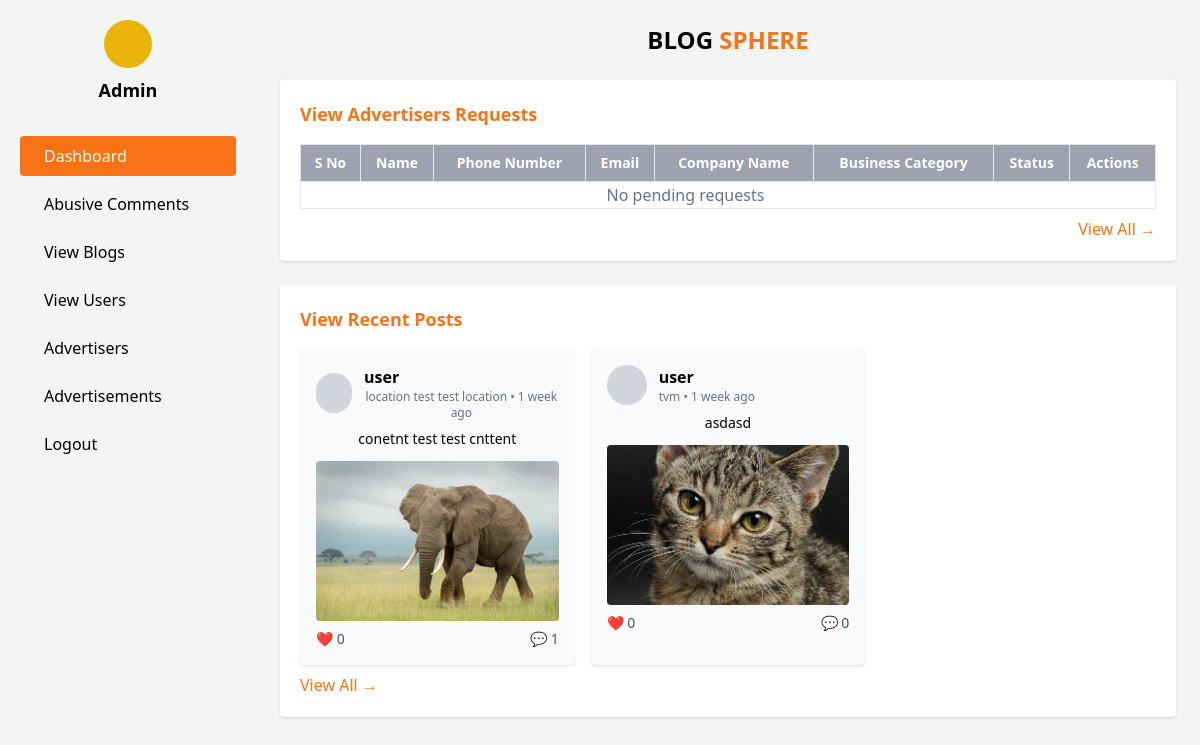
The page /admin_panel/dashboard/ (signed in) on the database its author committed.
### posts/models.py (models this page shows, shortened)
class Post(models.Model):
    user = models.ForeignKey(User, on_delete=models.CASCADE)
    title = models.CharField(max_length=255, blank=True)
    content = models.TextField(blank=True)
    location = models.CharField(max_length=255, blank=True)
    image = models.ImageField(upload_to='post_images/', blank=True, null=True)
    created_at = models.DateTimeField(auto_now_add=True)

### account/models.py (models this page shows)
class User(AbstractUser):
    USER_TYPE_CHOICES = (
        ('normal', 'Normal User'),
        ('advertiser', 'Advertiser'),
    )
    user_type = models.CharField(max_length=20, choices=USER_TYPE_CHOICES, default='normal')

### admin_panel/views.py (the view)
# urls.py: path('dashboard/', views.admin_dashboard, name='admin_dashboard'),
@never_cache
@login_required
@user_passes_test(is_admin)
def admin_dashboard(request):
    advertisers = User.objects.filter(is_active=False, user_type='advertiser')
    recent_posts = Post.objects.order_by('-created_at')[:3]
    return render(request, 'admin_panel/admin_dashboard.html', {'advertisers': advertisers, 'recent_posts': recent_posts})

### admin_panel/views.py (called while the page is built)
def is_admin(user):
    return user.is_superuser

### admin_panel/templates/admin_panel/admin_dashboard.html
{% extends "admin_base.html" %}
{% block content %}
<div class="bg-white p-5 shadow rounded mb-6">
    <h2 class="text-lg font-semibold mb-4 text-orange-500 text-left">
      View Advertisers Requests
    </h2>
    <table class="w-full border-collapse border border-gray-200">
      <thead>
        <tr class="bg-gray-400 text-white font-light text-sm">
          <th class="border p-2">S No</th>
          <th class="border p-2">Name</th>
          <th class="border p-2">Phone Number</th>
          <th class="border p-2">Email</th>
          <th class="border p-2">Company Name</th>
          <th class="border p-2">Business Category</th>
          <th class="border p-2">Status</th>
          <th class="border p-2">Actions</th>
        </tr>
      </thead>
      <tbody>
        {% for advertiser in advertisers %}
        <tr class="text-center">
            <td class="border p-2">{{ forloop.counter }}</td>
            <td class="border p-2">{{ advertiser.username }}</td>
            <td class="border p-2">{{ advertiser.advertiser.contact_number }}</td>
            <td class="border p-2">{{ advertiser.email }}</td>
            <td class="border p-2">{{ advertiser.advertiser.business_name }}</td>
            <td class="border p-2">{{ advertiser.advertiser.business_type }}</td>
            <td class="border p-2">
              {% if advertiser.is_active %}
                <span class="bg-green-100 text-green-800 px-2 py-1 rounded">Active</span>
              {% else %}
                <span class="bg-red-100 text-red-800 px-2 py-1 rounded">Inactive</span>
              {% endif %}
            </td>
          <td class="border p-2">
            <a href="{% url 'approve_advertiser' advertiser.id %}" class="text-green-600">✅</a>
            <a href="{% url 'reject_advertiser' advertiser.id %}" class="text-red-600">❌</a>
          </td>
        </tr>
        {% empty %}
        <tr><td colspan="7" class="text-center text-gray-500">No pending requests</td></tr>
        {% endfor %}
      </tbody>
    </table>
    <a href="{% url 'all_advertisers' %}" class="text-orange-500 mt-2 block text-right"
      >View All →</a
    >
  </div>
  <div class="bg-white p-5 shadow rounded">
    <h2 class="text-lg font-semibold mb-4 text-orange-500 text-left">
      View Recent Posts
    </h2>
    <div class="grid grid-cols-3 gap-4">
    {% for post in recent_posts %}
    <div class="bg-gray-50 p-4 rounded shadow">
        <div class="flex items-center space-x-3 mb-2">
          <div class="w-10 h-10 bg-gray-300 rounded-full"></div>
          <div>
            <p class="font-semibold text-left">{{ post.user }}</p>
            <p class="text-xs text-gray-500">
              {{ post.location }} • {{ post.created_at|timesince }} ago
            </p>
          </div>
        </div>
        <p class="text-sm mb-3">{{ post.content|truncatechars:50 }}</p>
        {% if post.image %}
          <img src="{{ post.image.url }}" class="w-full h-40 object-cover rounded" />
        {% else %}
          <div class="w-full h-40 bg-gray-300 rounded"></div>
        {% endif %}
        <div class="flex justify-between text-sm text-gray-600 mt-2">
          <span>❤️ {{ post.likes.count }}</span>
          <span>💬 {{ post.comments.count }}</span>
        </div>
      </div>
    {% endfor %}
    </div>
    <a href="#" class="text-orange-500 mt-2 block text-left"
      >View All →</a
    >
  </div>
{% endblock %}

### rows shown on the page
Post: user "user", location "location test test location", created_at "1 week", content "conetnt test test cnttent", image (picture), likes.count "0", comments.count "1"
Post: user "user", location "tvm", created_at "1 week", content "asdasd", image (picture), likes.count "0", comments.count "0"
